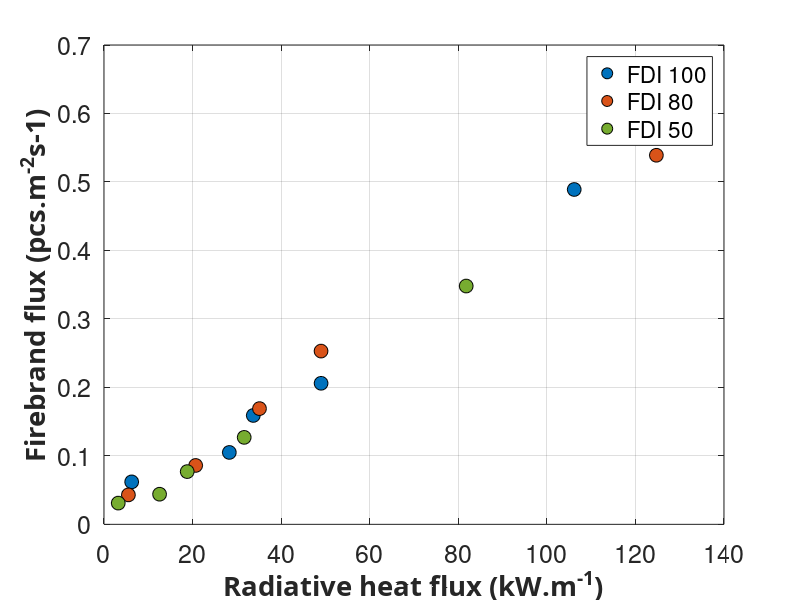

Write the MATLAB code that produced this figure.
clear;
close all;
%AS3959 Scrub Radiative heat flux vs firebrand flux 

Radiative_heat_flux_FDI100 = [6.25	28.30	33.71	49.02	106.18];
Radiative_heat_flux_FDI80 = [5.51	20.70	35.11	49.01	124.73];
Radiative_heat_flux_FDI50 = [3.22	12.55	18.79	31.66	81.79];

Firebrand_flux_FDI100 = [0.062	0.105	0.159	0.206	0.489];
Firebrand_heat_flux_FDI80 = [0.043	0.086	0.169	0.253	0.539];
Firebrand_heat_flux_FDI50 = [0.031	0.044	0.077	0.127	0.348];

plot(Radiative_heat_flux_FDI100,Firebrand_flux_FDI100,'o','MarkerSize',10,...
    'MarkerEdgeColor','black',...
    'MarkerFaceColor',[0 0.4470 0.7410],'displayname','FDI 100')
hold on
plot(Radiative_heat_flux_FDI80,Firebrand_heat_flux_FDI80,'o','MarkerSize',10,...
    'MarkerEdgeColor','black',...
    'MarkerFaceColor',[0.8500 0.3250 0.0980],'displayname','FDI 80')
plot(Radiative_heat_flux_FDI50,Firebrand_heat_flux_FDI50,'o','MarkerSize',10,...
    'MarkerEdgeColor','black',...
    'MarkerFaceColor',[0.4660 0.6740 0.1880],'displayname','FDI 50')







legend
grid on
box on
xlabel('Radiative heat flux (kW.m^{-1})','FontWeight','bold','FontSize',20,...
    'FontName','Calibri');
ylabel('Firebrand flux (pcs.m^{-2}s{-1})','FontWeight','bold','FontSize',20,...
    'FontName','Calibri');
set(gca,'fontsize',18);




set(gca,'fontsize',18);

legend('FDI 100','FDI 80','FDI 50')
